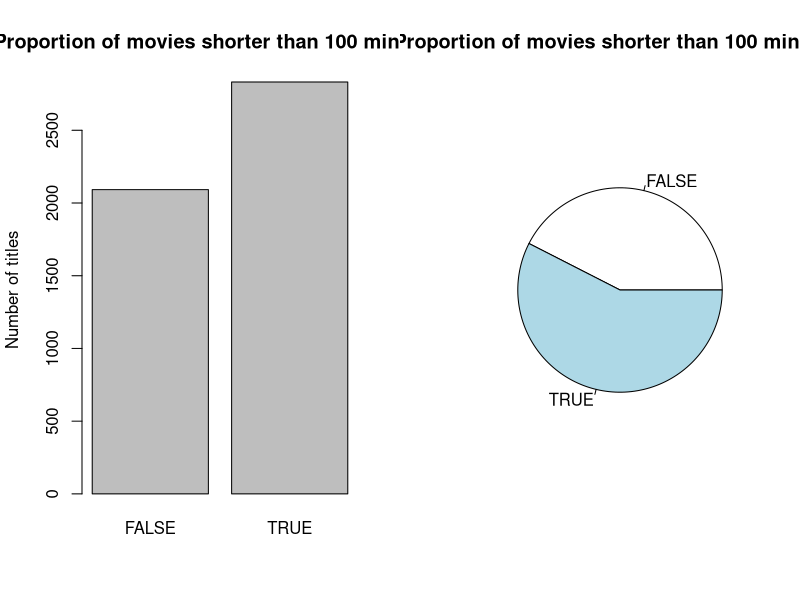
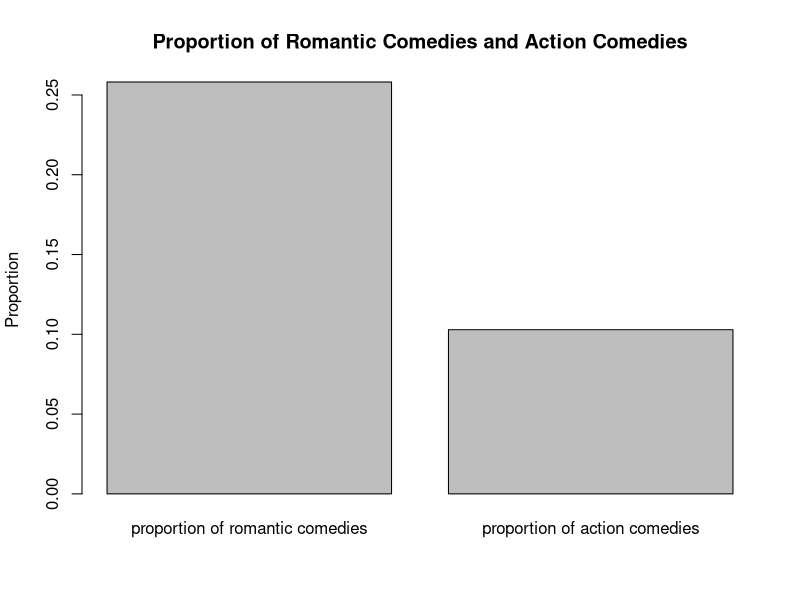
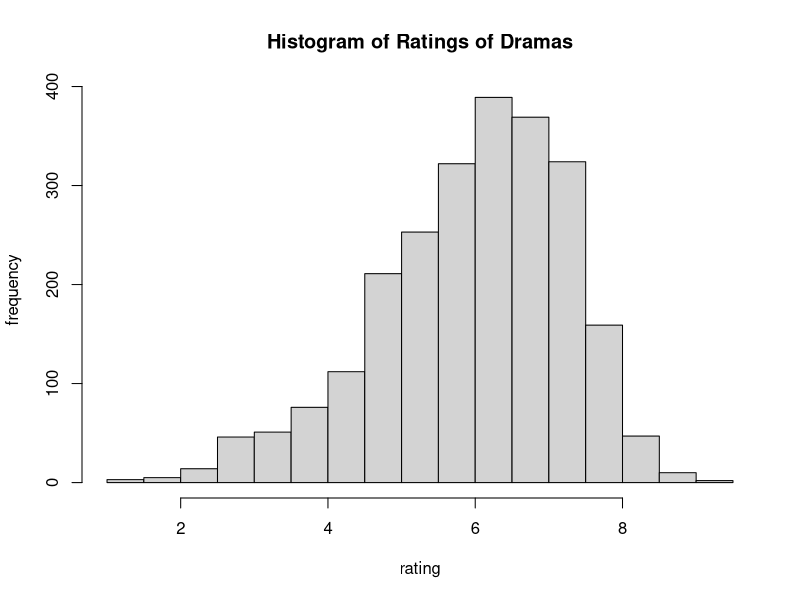
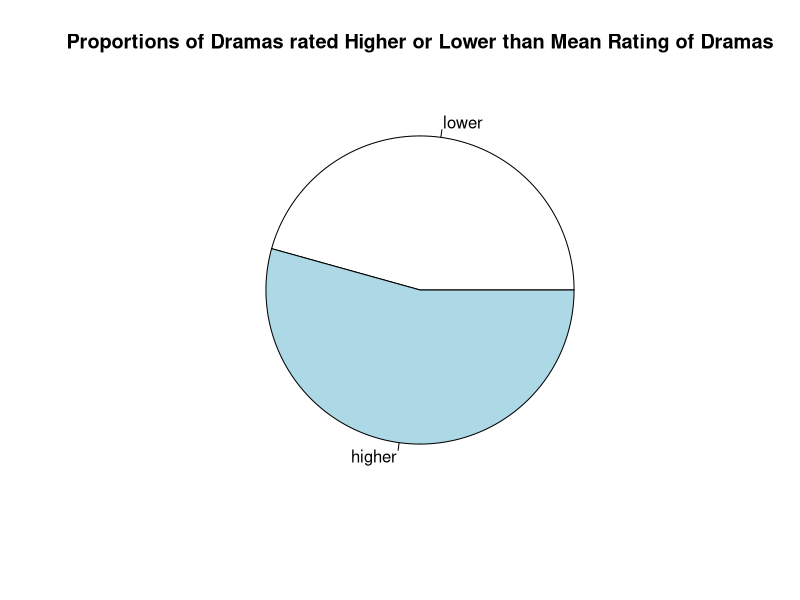
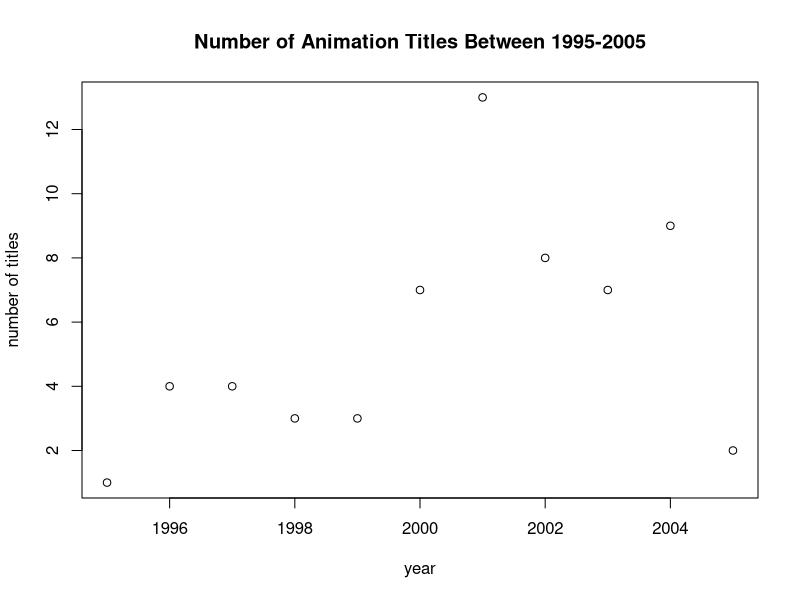
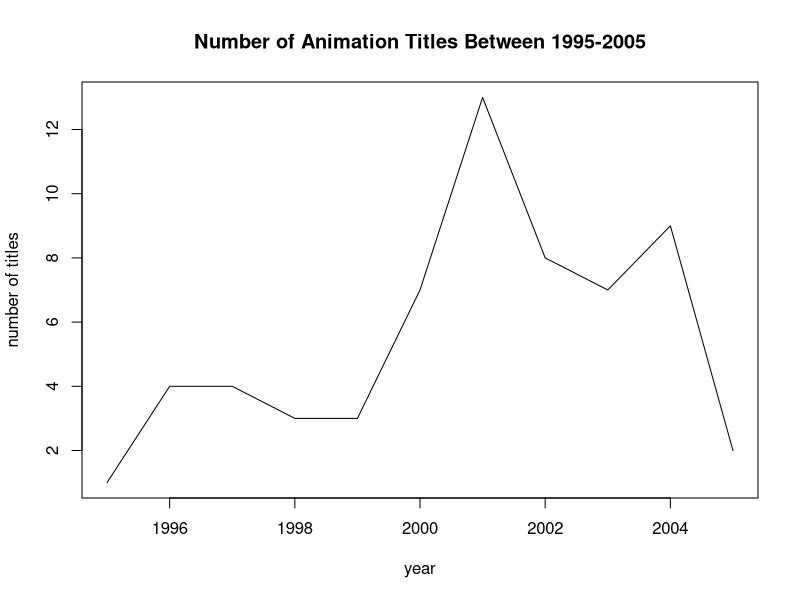
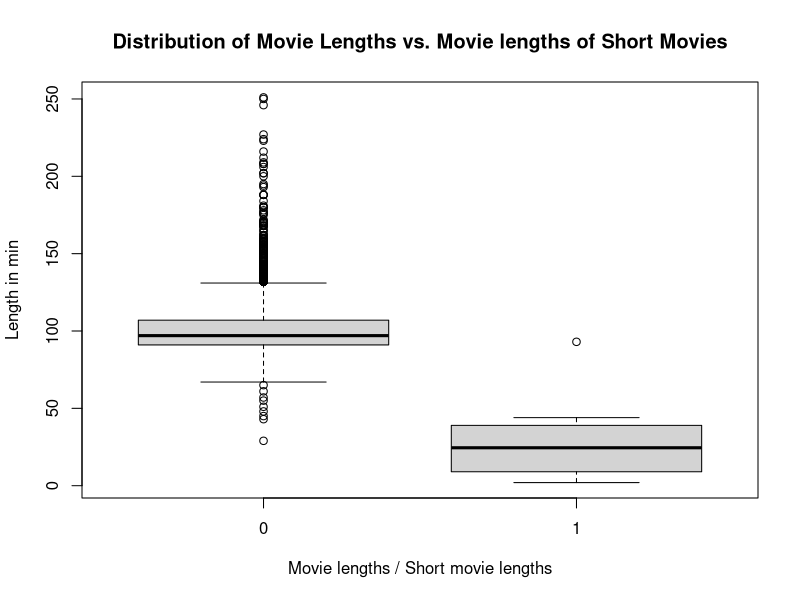

Reproduce these figures in R, in order.
#######################################################################################################################
#
# PROBLEMS 
#
#######################################################################################################################
#
# Load the Movies dataset using the command:
#
#	md <- read.table("movies.txt", sep=",", header=TRUE)
#
# Answer the following questions:
#
# 1. Are there more movies shorter than 100 min or longer than (or equal to) 100 minutes?
#   (show your answer numerically and graphically) 
#
# 2. Are there more action comedies or romantic comedies?
#
# 3. Plot a histogram of the ratings for drama movies.
#
# 4. Is the average rating of dramas higher than the average rating of non-dramas?
#   (show your answer numerically and graphically)
#
# 5. Plot the number of animated movies being produced every year for the period 1995-2005.
#
# 6. Is there a clear boundary between short and feature movies (according to their length)?
#
#
#######################################################################################################################
#
# Load the Players dataset using the command:
#
#	players <- read.table("players.txt", sep=",", header = T)
#
# 7. Plot the proportion of players according to playing positions.
#
# 8. Compare career rebounds (the "reb" attribute) with respect to playing position.
#
# 9. Show the distribution of free throw percentages.
#   The percentage is determined by dividing the number of shots made ("ftm") by the total number of shots attempted ("fta").
#
# 10. Compare career 3-pointers made for the players active between 1990 and 2007, with respect to playing position. 
#
# 11. How does the average career length of retired players vary from year to year?
#
#######################################################################################################################

md <- read.table("movies.txt", sep=",", header=TRUE)

######
# 1. #
######

# Getting the answer numerically:
sel_shorter <- md$length < 100 # vector of boolean values.
tab <- table(sel_shorter) # We can see that there are more longer movies than shorter movies.

# Plotting the proportions using a bar plot.
par(mfrow=c(1,2))
barplot(tab, ylab = "Number of titles", main = "Proportion of movies shorter than 100 minutes.")
pie(tab, main = "Proportion of movies shorter than 100 minutes.")

######
# 2. #
######

# Select romantic comedies
sel_romantic_comedy <- md$Comedy == "1" & md$Romance == "1"
# Select action comedies
sel_action_comedy <- md$Comedy == "1" & md$Action == "1"

# Count romantic comedies and action comedies.
num_romantic_comedy <- length(sel_romantic_comedy[sel_romantic_comedy == TRUE])
num_action_comedy <- length(sel_action_comedy[sel_action_comedy == TRUE])

# Compare counts.
if (num_romantic_comedy > num_action_comedy) {
	print("There are more romantic comedies than action comedies.")
} else if (num_romantic_comedy == num_action_comedy) {
	print("There are an equal number of romantic comedies and action comedies.")
} else {
	print("There are more action comedies than romantic comedies.")
}

# Another way to visualize the answer is to select all comedies and then compute the proportions
# of romantic comedies and action comedies.
proportion_romantic <- nrow(md[md$Romance == "1" & md$Comedy == "1",])/nrow(md[md$Comedy == 1, ]) # Get proportions.
proportion_action <- nrow(md[md$Action == "1" & md$Comedy == "1",])/nrow(md[md$Comedy == 1, ])

# Store computed proportions in proportions vector.
proportions <- c(proportion_romantic, proportion_action)
# Give names to vector fields.
names(proportions) <- c("proportion of romantic comedies", "proportion of action comedies")

# Plot proportions.
par(mfrow=c(1,1))
barplot(proportions, ylab = "Proportion", main = "Proportion of Romantic Comedies and Action Comedies")

######
# 3. #
######

drama_ratings <- md$rating[md$Drama == "1"] 														# Get vector of ratings of dramas.
hist(drama_ratings, xlab = "rating", ylab = "frequency", main = "Histogram of Ratings of Dramas")	# Plot histogram of frequencies of ratings.

######
# 4. #
######

# Showing the answer numerically

# Compute average rating of dramas
avg_rating_dramas <- mean(md$rating[md$Drama == "1"])
tab_compare <- table(md$rating[md$Drama == "1"] > avg_rating_dramas) # We can see that there are more dramas rated higher than average drama rating.
names(tab_compare) <- c("lower", "higher")

# We can now plot the table and show the answer graphically.
pie(tab_compare / sum(tab_compare), main = "Proportions of Dramas rated Higher or Lower than Mean Rating of Dramas")

######
# 5. #
######

# Construct a contingency table.
sel_years <- md$year >= 1995 & md$year <= 2005 

num_animated <- table(md$Animation[sel_years], md$year[sel_years])

plot(x = colnames(num_animated), y = num_animated[2,], ylab = "number of titles", xlab = "year", main = "Number of Animation Titles Between 1995-2005")

# Commulative plot for each year (gets same result).
agg.com <- aggregate((Animation == "1") ~ year, md[md$year >= 1995 & md$year <= 2005,], sum)
plot(agg.com[,1], agg.com[,2], type="l", xlab = "year", ylab= "number of titles", main="Number of Animation Titles Between 1995-2005")

######
# 6. #
######

# Plot boxplots of movie lenghts and short movie lengths.
boxplot(length ~ Short, md, xlab="Movie lengths / Short movie lengths", ylab="Length in min", main = "Distribution of Movie Lengths vs. Movie lengths of Short Movies")

# Alternative way - Is the longest short film shorter than the shortest non-short film?
max(md$length[md$Short == "1"]) < min(md$length[md$Short == "0"])

# 2. set of questions ##################################################################################################################################################

######
# 7. #
######

